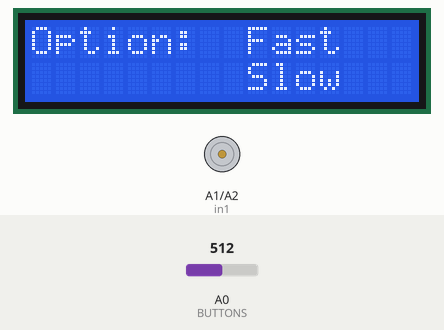
Simulated run of this sketch. Board: Arduino Uno, built with avr-gcc and run on an emulated ATmega328P. Shown: 16×2 character LCD, motor-driver pin pairs drawn as motors (green arrow = first pin HIGH = forward, orange = second pin HIGH = backward, longer = more drive, scaled by the enable pin). The test bench sets the inputs (shaded band); at power-on: A0 (BUTTONS) = 512. No radio packets arrive unless stated.

Above: at 1.2 s.
1.3 s: A0 (BUTTONS) set to 588
2.8 s: A0 (BUTTONS) set to 613
At 4.1 s:
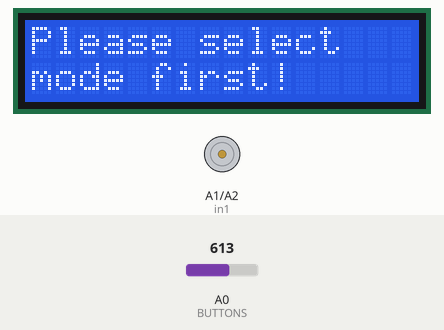
4.4 s: A0 (BUTTONS) set to 390
At 7.1 s:
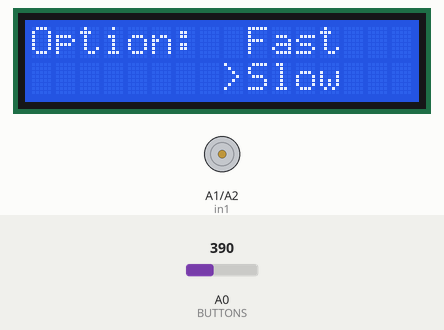
7.4 s: A0 (BUTTONS) set to 610
At 7.9 s:
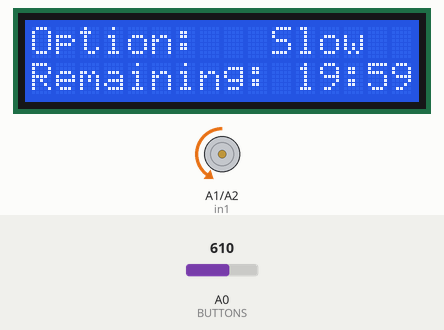
Timing chart, 0 to 10.4 s (numbered marks = the images above; inputs shaded):
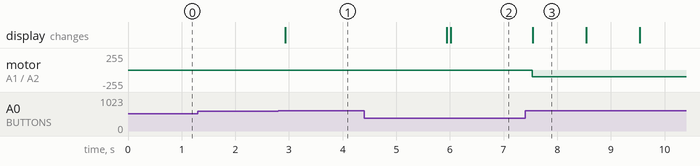

Measured:
- the behaviour switches between 600 and 601 on A0 (BUTTONS) (found by bisection; images 0 and 1)
- after the input at 1.3 s, every drawn part: stays the same
- after the input at 2.8 s, the display: changes after 0.13 s (image 1)
- after the input at 4.4 s, the display: first differs from a run without the input after 1.6 s (image 2)
- after the input at 7.4 s, motor on A1 (in1) / A2 (in2): stopped → backward 100/255 after 0.14 s; the display: changes after 0.14 s (image 3)

The sketch:

honey_menu.ino
```cpp
// Library for the LCD display
#include <LiquidCrystal.h>

// Libraries for the nRF24L01
#include <SPI.h>
#include <nRF24L01.h>
#include <RF24.h>

// Defining the nRF24L01 pins
// It also uses pins 11, 12, 13 for SPI
RF24 radio(A3, A4); // CE, CSN

// The address with which the nRF24L01s recognizes the other
const byte address[6] = "TIVMF";

// Pins used by the motor driver
int enA = 3;
int in1 = A1;
int in2 = A2;

// Pin used by the LCD shield keypad
const int BUTTONS = A0;

// Pins used by the shield
const int pin_d4 = 4;
const int pin_d5 = 5;
const int pin_d6 = 6;
const int pin_d7 = 7;
const int pin_RS = 8;
const int pin_EN = 9;

// Initializing the LCD keypad shield
LiquidCrystal lcd(pin_RS, pin_EN, pin_d4, pin_d5, pin_d6, pin_d7);

// Parameter for the choice of the user
int choose = 0;

// The height at which the motor will stop (in cm)
int stopHeight = 5;

// Function to print the starting menu
void start() {
  lcd.clear();

  lcd.setCursor(0, 0);
  lcd.print("Option:");

  lcd.setCursor(9, 0);
  lcd.print("Fast");

  lcd.setCursor(9, 1);
  lcd.print("Slow");
}

// Function to indicate the selected choice by arrow
void setArrow() {
  start();

  if (choose == 1) {
    lcd.setCursor(8, 0);
    lcd.print(">");
  }

  else if (choose == 2) {
    lcd.setCursor(8, 1);
    lcd.print(">");
  }
}

// Function to move the selector - the arrow
// It executes the selected mode after clicking the select button
void selectMode() {
  start();

  int lcdButtons;

  while (true) {
    lcdButtons = analogRead(BUTTONS);
    delay(75);

    if (lcdButtons > 60 && lcdButtons < 200) {
      choose = 1;
      setArrow();
    }

    else if (lcdButtons > 200 && lcdButtons < 400) {
      choose = 2;
      setArrow();
    }

    else if (lcdButtons > 600 && lcdButtons < 800) {
      if(choose != 0){
        startSpinning();
        return;
      }

      else{
        lcd.clear();
        lcd.setCursor(0, 0);
        lcd.print("Please select");
        lcd.setCursor(0, 1);
        lcd.print("mode first!");

        delay(3000);

        setArrow();
      }
    }
  }
}

// Function to execute the choice of the user
void startSpinning() {
  lcd.clear();
  lcd.setCursor(0, 0);

  String speedText;
  unsigned long timeSpam;

  // Display the selected option
  if (choose == 1) {
    // Setting the motor at fast speed
    analogWrite(enA, 200);
    speedText = "Fast";
    timeSpam = 600000;
  }

  if (choose == 2) {
    // Setting the motor at slow speed
    analogWrite(enA, 100);
    speedText = "Slow";
    timeSpam = 1200000;
  }

  lcd.print("Option: ");
  lcd.setCursor(10, 0);
  lcd.print(speedText);

  lcd.setCursor(0, 1);
  lcd.print("Remaining:");

  // Starting the action of the motor
  // If you swap the height and low, you'll change the direction
  digitalWrite(in1, LOW);
  digitalWrite(in2, HIGH);

  // Start the timer for 20 minutes
  unsigned long timeStarted = millis();

  while (millis() - timeStarted < timeSpam) {
    // Looking for the message if the honey level is too high
    if (radio.available()) {
      int honeyHeight = 0;
      radio.read(&honeyHeight, sizeof(honeyHeight));

      // Seeing if the honey level is too high
      if (honeyHeight <= stopHeight) {
        // Stopping the motor
        analogWrite(enA, 0);

        // Alerting the user for the honey level
        lcd.clear();
        lcd.setCursor(0, 0);
        lcd.print("Process stopped!");
        lcd.setCursor(0, 1);
        lcd.print("Resume -> select");

        // For user input
        int lcdButtons = 0;

        // Waiting for the user to resume by clicking select
        while (lcdButtons < 600 || lcdButtons > 800) {
          lcdButtons = analogRead(BUTTONS);
        }

        // Resuming the motor action
        lcd.clear();
        lcd.print("Option: ");
        lcd.setCursor(10, 0);
        lcd.print(speedText);

        if (choose == 1) {
          // Setting the motor at fast speed
          analogWrite(enA, 200);
        }

        else if (choose == 2) {
          // Setting the motor at slow speed
          analogWrite(enA, 100);
        }

        lcd.setCursor(0, 1);
        lcd.print("Remaining:");

        radio.flush_rx();

        honeyHeight = 0;
      }
    }

    unsigned long minutes = (timeSpam - (millis() - timeStarted)) / 60000;
    unsigned long seconds = ((timeSpam - (millis() - timeStarted)) / 1000) % 60;

    lcd.setCursor(11, 1);
    lcd.print(minutes);
    lcd.print(":");

    if (seconds < 10) {
      lcd.print("0");
    }
    lcd.print(seconds);
    lcd.print(" ");
  }

  // Message when the time is over
  lcd.clear();
  lcd.setCursor(4, 0);
  lcd.print("Time's up!");
  delay(2000);

  // Stopping the motor
  analogWrite(enA, 0);
  digitalWrite(in1, LOW);
  digitalWrite(in2, LOW);

  radio.flush_tx();

  choose = 0;
}

void setup() {
  // Starting the LCD shield
  lcd.begin(16, 2);

  // Setting up the motor pins
  pinMode(in1, OUTPUT);
  pinMode(in2, OUTPUT);
  pinMode(enA, OUTPUT);

  // Turn off motor - Initial state
  digitalWrite(in1, LOW);
  digitalWrite(in2, LOW);

  // Starting the nRF24L01
  radio.begin();

  // Opening a channel to read from
  radio.openReadingPipe(1, address);

  // Setting the power level - distance in which the nRF24L01s work
  radio.setPALevel(RF24_PA_MIN);

  // Preparing the nRF24L01 to listen
  radio.startListening();
}

void loop() {
  selectMode();
}
```
